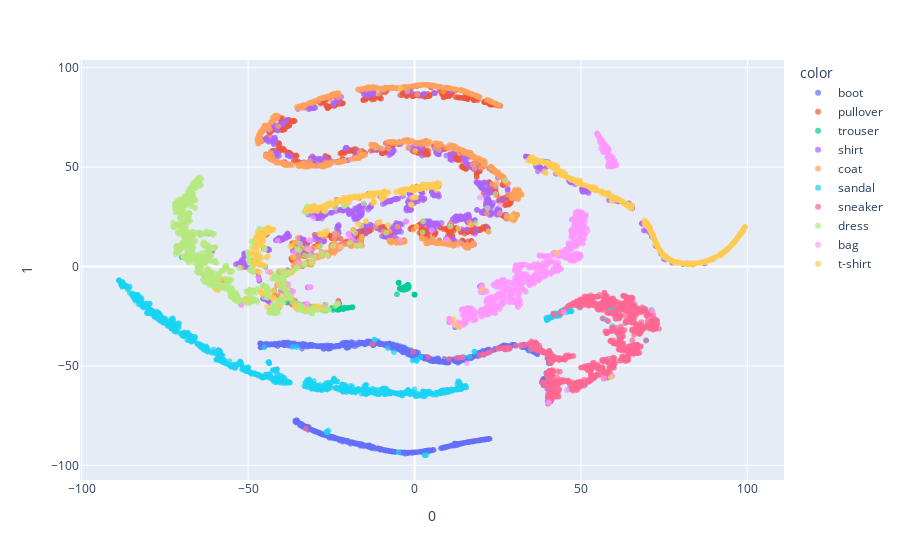
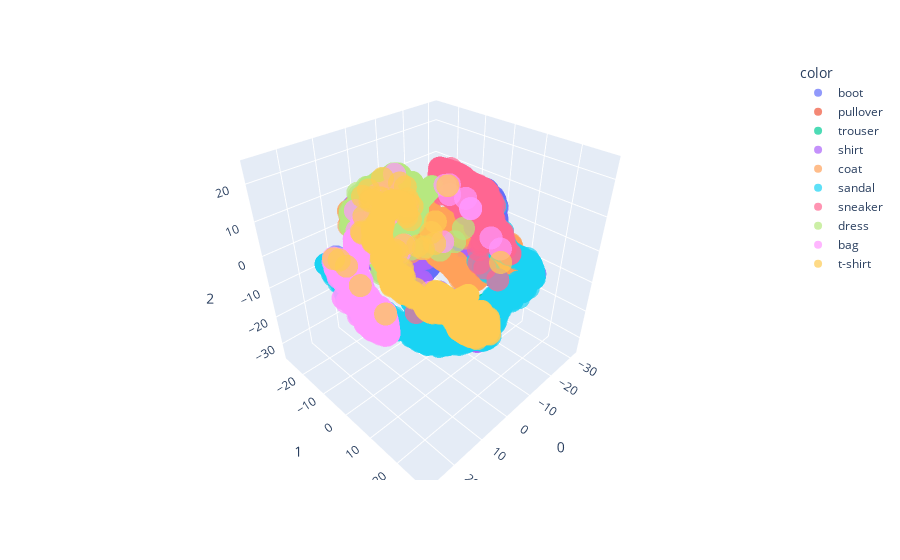

The code cell stored with these charts, in order, in its notebook:
### Markdown cell above
## t-SNE

### Code cell
from sklearn.manifold import TSNE

tsne = TSNE(n_components=2)
encoded_samples_reduced_TSNE = tsne.fit_transform(encoded_samples)
fig3a = px.scatter(encoded_samples_reduced_TSNE, x=0, y =1, 
    color=[label_names[l] for l in encoded_samples.label.to_numpy()], opacity=0.7)
fig3a.show()

tsne3 = TSNE(n_components=3)
encoded_samples_reduced_TSNE3 = tsne3.fit_transform(encoded_samples)
fig3b = px.scatter_3d(encoded_samples_reduced_TSNE3, x=0, y=1, z=2,
    color=[label_names[l] for l in encoded_samples.label.to_numpy()], opacity=0.7)
fig3b.show()

### Figure 1 — Plotly figure (JSON) as saved in the notebook; plotly's stock layout.template omitted (floating-point values rounded to 4 significant figures; data arrays with more than 128 entries replaced by an {"elided": "..."} marker saying what was removed)
{"data": [{"hovertemplate": "color=boot<br>0=%{x}<br>1=%{y}<extra></extra>", "legendgroup": "boot", "marker": {"color": "#636efa", "opacity": 0.7, "symbol": "circle"}, "mode": "markers", "name": "boot", "showlegend": true, "type": "scattergl", "x": {"elided": "1000 float values"}, "xaxis": "x", "y": {"elided": "1000 float values"}, "yaxis": "y"}, {"hovertemplate": "color=pullover<br>0=%{x}<br>1=%{y}<extra></extra>", "legendgroup": "pullover", "marker": {"color": "#EF553B", "opacity": 0.7, "symbol": "circle"}, "mode": "markers", "name": "pullover", "showlegend": true, "type": "scattergl", "x": {"elided": "1000 float values"}, "xaxis": "x", "y": {"elided": "1000 float values"}, "yaxis": "y"}, {"hovertemplate": "color=trouser<br>0=%{x}<br>1=%{y}<extra></extra>", "legendgroup": "trouser", "marker": {"color": "#00cc96", "opacity": 0.7, "symbol": "circle"}, "mode": "markers", "name": "trouser", "showlegend": true, "type": "scattergl", "x": {"elided": "1000 float values"}, "xaxis": "x", "y": {"elided": "1000 float values"}, "yaxis": "y"}, {"hovertemplate": "color=shirt<br>0=%{x}<br>1=%{y}<extra></extra>", "legendgroup": "shirt", "marker": {"color": "#ab63fa", "opacity": 0.7, "symbol": "circle"}, "mode": "markers", "name": "shirt", "showlegend": true, "type": "scattergl", "x": {"elided": "1000 float values"}, "xaxis": "x", "y": {"elided": "1000 float values"}, "yaxis": "y"}, {"hovertemplate": "color=coat<br>0=%{x}<br>1=%{y}<extra></extra>", "legendgroup": "coat", "marker": {"color": "#FFA15A", "opacity": 0.7, "symbol": "circle"}, "mode": "markers", "name": "coat", "showlegend": true, "type": "scattergl", "x": {"elided": "1000 float values"}, "xaxis": "x", "y": {"elided": "1000 float values"}, "yaxis": "y"}, {"hovertemplate": "color=sandal<br>0=%{x}<br>1=%{y}<extra></extra>", "legendgroup": "sandal", "marker": {"color": "#19d3f3", "opacity": 0.7, "symbol": "circle"}, "mode": "markers", "name": "sandal", "showlegend": true, "type": "scattergl", "x": {"elided": "1000 float values"}, "xaxis": "x", "y": {"elided": "1000 float values"}, "yaxis": "y"}, {"hovertemplate": "color=sneaker<br>0=%{x}<br>1=%{y}<extra></extra>", "legendgroup": "sneaker", "marker": {"color": "#FF6692", "opacity": 0.7, "symbol": "circle"}, "mode": "markers", "name": "sneaker", "showlegend": true, "type": "scattergl", "x": {"elided": "1000 float values"}, "xaxis": "x", "y": {"elided": "1000 float values"}, "yaxis": "y"}, {"hovertemplate": "color=dress<br>0=%{x}<br>1=%{y}<extra></extra>", "legendgroup": "dress", "marker": {"color": "#B6E880", "opacity": 0.7, "symbol": "circle"}, "mode": "markers", "name": "dress", "showlegend": true, "type": "scattergl", "x": {"elided": "1000 float values"}, "xaxis": "x", "y": {"elided": "1000 float values"}, "yaxis": "y"}, {"hovertemplate": "color=bag<br>0=%{x}<br>1=%{y}<extra></extra>", "legendgroup": "bag", "marker": {"color": "#FF97FF", "opacity": 0.7, "symbol": "circle"}, "mode": "markers", "name": "bag", "showlegend": true, "type": "scattergl", "x": {"elided": "1000 float values"}, "xaxis": "x", "y": {"elided": "1000 float values"}, "yaxis": "y"}, {"hovertemplate": "color=t-shirt<br>0=%{x}<br>1=%{y}<extra></extra>", "legendgroup": "t-shirt", "marker": {"color": "#FECB52", "opacity": 0.7, "symbol": "circle"}, "mode": "markers", "name": "t-shirt", "showlegend": true, "type": "scattergl", "x": {"elided": "1000 float values"}, "xaxis": "x", "y": {"elided": "1000 float values"}, "yaxis": "y"}], "layout": {"legend": {"title": {"text": "color"}, "tracegroupgap": 0}, "margin": {"t": 60}, "xaxis": {"anchor": "y", "domain": [0, 1], "title": {"text": "0"}}, "yaxis": {"anchor": "x", "domain": [0, 1], "title": {"text": "1"}}}}

### Figure 2 — Plotly figure (JSON) as saved in the notebook; plotly's stock layout.template omitted (floating-point values rounded to 4 significant figures; data arrays with more than 128 entries replaced by an {"elided": "..."} marker saying what was removed)
{"data": [{"hovertemplate": "color=boot<br>0=%{x}<br>1=%{y}<br>2=%{z}<extra></extra>", "legendgroup": "boot", "marker": {"color": "#636efa", "opacity": 0.7, "symbol": "circle"}, "mode": "markers", "name": "boot", "scene": "scene", "showlegend": true, "type": "scatter3d", "x": {"elided": "1000 float values"}, "y": {"elided": "1000 float values"}, "z": {"elided": "1000 float values"}}, {"hovertemplate": "color=pullover<br>0=%{x}<br>1=%{y}<br>2=%{z}<extra></extra>", "legendgroup": "pullover", "marker": {"color": "#EF553B", "opacity": 0.7, "symbol": "circle"}, "mode": "markers", "name": "pullover", "scene": "scene", "showlegend": true, "type": "scatter3d", "x": {"elided": "1000 float values"}, "y": {"elided": "1000 float values"}, "z": {"elided": "1000 float values"}}, {"hovertemplate": "color=trouser<br>0=%{x}<br>1=%{y}<br>2=%{z}<extra></extra>", "legendgroup": "trouser", "marker": {"color": "#00cc96", "opacity": 0.7, "symbol": "circle"}, "mode": "markers", "name": "trouser", "scene": "scene", "showlegend": true, "type": "scatter3d", "x": {"elided": "1000 float values"}, "y": {"elided": "1000 float values"}, "z": {"elided": "1000 float values"}}, {"hovertemplate": "color=shirt<br>0=%{x}<br>1=%{y}<br>2=%{z}<extra></extra>", "legendgroup": "shirt", "marker": {"color": "#ab63fa", "opacity": 0.7, "symbol": "circle"}, "mode": "markers", "name": "shirt", "scene": "scene", "showlegend": true, "type": "scatter3d", "x": {"elided": "1000 float values"}, "y": {"elided": "1000 float values"}, "z": {"elided": "1000 float values"}}, {"hovertemplate": "color=coat<br>0=%{x}<br>1=%{y}<br>2=%{z}<extra></extra>", "legendgroup": "coat", "marker": {"color": "#FFA15A", "opacity": 0.7, "symbol": "circle"}, "mode": "markers", "name": "coat", "scene": "scene", "showlegend": true, "type": "scatter3d", "x": {"elided": "1000 float values"}, "y": {"elided": "1000 float values"}, "z": {"elided": "1000 float values"}}, {"hovertemplate": "color=sandal<br>0=%{x}<br>1=%{y}<br>2=%{z}<extra></extra>", "legendgroup": "sandal", "marker": {"color": "#19d3f3", "opacity": 0.7, "symbol": "circle"}, "mode": "markers", "name": "sandal", "scene": "scene", "showlegend": true, "type": "scatter3d", "x": {"elided": "1000 float values"}, "y": {"elided": "1000 float values"}, "z": {"elided": "1000 float values"}}, {"hovertemplate": "color=sneaker<br>0=%{x}<br>1=%{y}<br>2=%{z}<extra></extra>", "legendgroup": "sneaker", "marker": {"color": "#FF6692", "opacity": 0.7, "symbol": "circle"}, "mode": "markers", "name": "sneaker", "scene": "scene", "showlegend": true, "type": "scatter3d", "x": {"elided": "1000 float values"}, "y": {"elided": "1000 float values"}, "z": {"elided": "1000 float values"}}, {"hovertemplate": "color=dress<br>0=%{x}<br>1=%{y}<br>2=%{z}<extra></extra>", "legendgroup": "dress", "marker": {"color": "#B6E880", "opacity": 0.7, "symbol": "circle"}, "mode": "markers", "name": "dress", "scene": "scene", "showlegend": true, "type": "scatter3d", "x": {"elided": "1000 float values"}, "y": {"elided": "1000 float values"}, "z": {"elided": "1000 float values"}}, {"hovertemplate": "color=bag<br>0=%{x}<br>1=%{y}<br>2=%{z}<extra></extra>", "legendgroup": "bag", "marker": {"color": "#FF97FF", "opacity": 0.7, "symbol": "circle"}, "mode": "markers", "name": "bag", "scene": "scene", "showlegend": true, "type": "scatter3d", "x": {"elided": "1000 float values"}, "y": {"elided": "1000 float values"}, "z": {"elided": "1000 float values"}}, {"hovertemplate": "color=t-shirt<br>0=%{x}<br>1=%{y}<br>2=%{z}<extra></extra>", "legendgroup": "t-shirt", "marker": {"color": "#FECB52", "opacity": 0.7, "symbol": "circle"}, "mode": "markers", "name": "t-shirt", "scene": "scene", "showlegend": true, "type": "scatter3d", "x": {"elided": "1000 float values"}, "y": {"elided": "1000 float values"}, "z": {"elided": "1000 float values"}}], "layout": {"legend": {"title": {"text": "color"}, "tracegroupgap": 0}, "margin": {"t": 60}, "scene": {"domain": {"x": [0, 1], "y": [0, 1]}, "xaxis": {"title": {"text": "0"}}, "yaxis": {"title": {"text": "1"}}, "zaxis": {"title": {"text": "2"}}}}}
